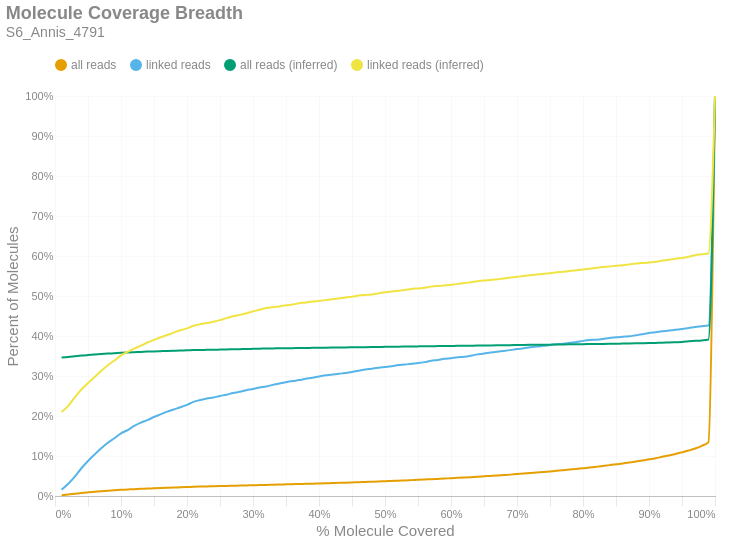

Write notebook code for a chart like this one.
### Markdown cell above
### Molecule Read Coverage
This chart shows molecule coverage breadth as computed by the number of bases aligned to that molecule. In other words, "*how much of each unique long molecule is actually sequenced/aligned?*" Keep in mind there is a distinction between sequences and alignments, since some sequences belonging to a particular molecule may not align well and wouldn't appear in the alignment data. This chart also shows molecule coverage breadth as computed by the *inferred fragment* from which the aligned sequences originate. Unlike read coverage, this calculation takes into account the total insert size, including unsequenced gaps between the forward and reverse reads. Like the previous figures, these are cumulative percents.

### Code cell
if SKIPLR:
    print_html(f"Skipped")
else:
    binned_df = consolidated_hist(valids['coverage_bp'], mask, 0.01, True)
    binned_df_inf = consolidated_hist(valids['coverage_inserts'], mask, 0.01, True)
    binned_df = binned_df.with_columns(pl.lit(binned_df_inf['all reads (cumsum)']).alias('all reads (inferred)'))
    binned_df = binned_df.with_columns(pl.lit(binned_df_inf['linked reads (cumsum)']).alias('linked reads (inferred)'))
    binned_df = binned_df.with_columns(
        (pl.col('bin').cast(pl.Float64) + 0.01).alias('right_edge')
    )

    with SafeRender(binned_df):
        (
            density_plot(binned_df, 'Molecule Coverage Breadth', samplename, 'molcov', ['all reads (inferred)','linked reads (inferred)'])
            .encode(
                #x=alt.X('bin:Q', title="% Molecule Covered").axis(format = '%').scale(padding=0),
                x=alt.X('right_edge:Q', title="% Molecule Covered").axis(format='%').scale(padding=0),
                y=alt.Y('value:Q', title='Percent of Molecules')
                    .axis(format='%')
                    .stack(False)
                    .scale(domainMin=0, padding=0),
                color=alt.Color("key:N").scale(domain = ["all reads", "linked reads", "all reads (inferred)", "linked reads (inferred)"]),
                tooltip = [
                    alt.Tooltip("key:N", title = "Data Type"),
                    alt.Tooltip("range_label:N", title="% Molecule Covered"),
                    alt.Tooltip("value:Q", format = ".2%", title="% Molecules")
                ]
            )
        ).display()

### Figure 1 — Vega-Lite specification as saved in the notebook (floating-point values rounded to 4 significant figures)
{"width": "container", "height": 400, "config": {"title": {"anchor": "start", "dy": -15, "fontSize": 18, "color": "#888888", "subtitleColor": "#888888", "subtitleFontSize": 14}, "arc": {"fill": "#0072B2"}, "axis": {"domainColor": "#888888", "domainWidth": 0.5, "gridWidth": 0.2, "grid": false, "titleFontWeight": 400, "titleFontSize": 15, "labelFontSize": 11, "labelColor": "#888888", "tickColor": "#888888", "tickWidth": 0.2, "titleColor": "#888888"}, "axisBand": {"grid": false}, "axisX": {"grid": true, "tickSize": 10, "domainCap": "round"}, "axisY": {"domain": false, "grid": true, "tickSize": 0, "domainCap": "round"}, "background": "transparent", "header": {"labelFontSize": 15, "labelColor": "#888888", "titleFontSize": 15, "titleFontWeight": 600, "titleColor": "#888888"}, "legend": {"labelFont": "sans-serif", "labelFontSize": 12, "labelColor": "#888888", "symbolSize": 100, "symbolType": "circle", "titleFontSize": 12, "titlePadding": 10, "titleColor": "#888888", "title": null, "orient": "top"}, "range": {"category": ["#E69F00", "#56B4E9", "#009E73", "#F0E442", "#0072B2", "#D55E00", "#CC79A7", "#000000"], "diverging": ["#cfe8f3", "#a2d4ec", "#73bfe2", "#46abdb", "#1696d2", "#12719e"]}, "area": {"fill": "#0072B2", "fillOpacity": 0.7, "line": true, "strokeOpacity": 0.7}, "line": {"color": "#0072B2", "stroke": "#0072B2", "strokeWidth": 2}, "trail": {"color": "#0072B2", "stroke": "#0072B2", "strokeWidth": 0, "size": 1}, "point": {"filled": true, "fillOpacity": 1.0, "size": 95}, "text": {"color": "#888888", "fontSize": 11, "align": "right", "fontWeight": 400, "size": 11}, "bar": {"fill": "#0072B2", "stroke": null}, "view": {"stroke": null, "continuousWidth": 660, "continuousHeight": 400}}, "data": {"name": "data-4856bef5107423177316126b7ff1e31f"}, "mark": {"type": "line", "interpolate": "monotone", "point": {"opacity": 0, "size": 275}}, "encoding": {"color": {"field": "key", "scale": {"domain": ["all reads", "linked reads", "all reads (inferred)", "linked reads (inferred)"]}, "type": "nominal"}, "tooltip": [{"field": "key", "title": "Data Type", "type": "nominal"}, {"field": "range_label", "title": "% Molecule Covered", "type": "nominal"}, {"field": "value", "format": ".2%", "title": "% Molecules", "type": "quantitative"}], "x": {"axis": {"format": "%"}, "field": "right_edge", "scale": {"padding": 0}, "title": "% Molecule Covered", "type": "quantitative"}, "y": {"axis": {"format": "%"}, "field": "value", "scale": {"domainMin": 0, "padding": 0}, "stack": false, "title": "Percent of Molecules", "type": "quantitative"}}, "params": [{"name": "param_c36ac31b6afebe62", "select": {"type": "point", "fields": ["key"]}, "bind": "legend"}], "title": {"text": "Molecule Coverage Breadth", "subtitle": "S6_Annis_4791"}, "transform": [{"fold": ["all reads (cumsum)", "linked reads (cumsum)", "all reads (inferred)", "linked reads (inferred)"]}, {"calculate": "replace(datum.key, ' (cumsum)', '')", "as": "key"}, {"filter": {"param": "param_c36ac31b6afebe62"}}], "usermeta": {"embedOptions": {"downloadFileName": "S6_Annis_4791.molcov"}}, "$schema": "https://vega.github.io/schema/vega-lite/v6.1.0.json", "datasets": {"data-4856bef5107423177316126b7ff1e31f": [{"bin": "0.0", "interval": "0.0-0.01", "all reads": 0.00182, "linked reads": 0.01537, "all reads (cumsum)": 0.00182, "linked reads (cumsum)": 0.01537, "range_label": "0.0-0.01", "all reads (inferred)": 0.3461, "linked reads (inferred)": 0.2098, "right_edge": 0.01}, {"bin": "0.01", "interval": "0.01-0.02", "all reads": 0.001874, "linked reads": 0.01507, "all reads (cumsum)": 0.003694, "linked reads (cumsum)": 0.03044, "range_label": "0.01-0.02", "all reads (inferred)": 0.3475, "linked reads (inferred)": 0.2253, "right_edge": 0.02}, {"bin": "0.02", "interval": "0.02-0.03", "all reads": 0.001885, "linked reads": 0.01791, "all reads (cumsum)": 0.005578, "linked reads (cumsum)": 0.04834, "range_label": "0.02-0.03", "all reads (inferred)": 0.3493, "linked reads (inferred)": 0.2468, "right_edge": 0.03}, {"bin": "0.03", "interval": "0.03-0.04", "all reads": 0.001961, "linked reads": 0.02104, "all reads (cumsum)": 0.007539, "linked reads (cumsum)": 0.06938, "range_label": "0.03-0.04", "all reads (inferred)": 0.351, "linked reads (inferred)": 0.2662, "right_edge": 0.04}, {"bin": "0.04", "interval": "0.04-0.05", "all reads": 0.001603, "linked reads": 0.0182, "all reads (cumsum)": 0.009142, "linked reads (cumsum)": 0.08759, "range_label": "0.04-0.05", "all reads (inferred)": 0.3524, "linked reads (inferred)": 0.2823, "right_edge": 0.05}, {"bin": "0.05", "interval": "0.05-0.06", "all reads": 0.001473, "linked reads": 0.01626, "all reads (cumsum)": 0.01062, "linked reads (cumsum)": 0.1038, "range_label": "0.05-0.06", "all reads (inferred)": 0.3536, "linked reads (inferred)": 0.2974, "right_edge": 0.06}, {"bin": "0.06", "interval": "0.06-0.07", "all reads": 0.001462, "linked reads": 0.01552, "all reads (cumsum)": 0.01208, "linked reads (cumsum)": 0.1194, "range_label": "0.06-0.07", "all reads (inferred)": 0.3548, "linked reads (inferred)": 0.3127, "right_edge": 0.07}, {"bin": "0.07", "interval": "0.07-0.08", "all reads": 0.001192, "linked reads": 0.01388, "all reads (cumsum)": 0.01327, "linked reads (cumsum)": 0.1332, "range_label": "0.07-0.08", "all reads (inferred)": 0.356, "linked reads (inferred)": 0.3269, "right_edge": 0.08}, {"bin": "0.08", "interval": "0.08-0.09", "all reads": 0.00104, "linked reads": 0.01119, "all reads (cumsum)": 0.01431, "linked reads (cumsum)": 0.1444, "range_label": "0.08-0.09", "all reads (inferred)": 0.357, "linked reads (inferred)": 0.3387, "right_edge": 0.09}, {"bin": "0.09", "interval": "0.09-0.1", "all reads": 0.001148, "linked reads": 0.01209, "all reads (cumsum)": 0.01546, "linked reads (cumsum)": 0.1565, "range_label": "0.09-0.1", "all reads (inferred)": 0.3581, "linked reads (inferred)": 0.3514, "right_edge": 0.1}, {"bin": "0.1", "interval": "0.1-0.11", "all reads": 0.0007799, "linked reads": 0.008356, "all reads (cumsum)": 0.01624, "linked reads (cumsum)": 0.1649, "range_label": "0.1-0.11", "all reads (inferred)": 0.359, "linked reads (inferred)": 0.3603, "right_edge": 0.11}, {"bin": "0.11", "interval": "0.11-0.12", "all reads": 0.0009207, "linked reads": 0.01015, "all reads (cumsum)": 0.01716, "linked reads (cumsum)": 0.175, "range_label": "0.11-0.12", "all reads (inferred)": 0.3597, "linked reads (inferred)": 0.3685, "right_edge": 0.12}, {"bin": "0.12", "interval": "0.12-0.13", "all reads": 0.0007366, "linked reads": 0.008207, "all reads (cumsum)": 0.01789, "linked reads (cumsum)": 0.1832, "range_label": "0.12-0.13", "all reads (inferred)": 0.3603, "linked reads (inferred)": 0.3759, "right_edge": 0.13}, {"bin": "0.13", "interval": "0.13-0.14", "all reads": 0.0006283, "linked reads": 0.006565, "all reads (cumsum)": 0.01852, "linked reads (cumsum)": 0.1898, "range_label": "0.13-0.14", "all reads (inferred)": 0.361, "linked reads (inferred)": 0.3838, "right_edge": 0.14}, {"bin": "0.14", "interval": "0.14-0.15", "all reads": 0.0007474, "linked reads": 0.00761, "all reads (cumsum)": 0.01927, "linked reads (cumsum)": 0.1974, "range_label": "0.14-0.15", "all reads (inferred)": 0.3616, "linked reads (inferred)": 0.3902, "right_edge": 0.15}, {"bin": "0.15", "interval": "0.15-0.16", "all reads": 0.0007041, "linked reads": 0.006714, "all reads (cumsum)": 0.01997, "linked reads (cumsum)": 0.2041, "range_label": "0.15-0.16", "all reads (inferred)": 0.3621, "linked reads (inferred)": 0.3967, "right_edge": 0.16}, {"bin": "0.16", "interval": "0.16-0.17", "all reads": 0.0006608, "linked reads": 0.006714, "all reads (cumsum)": 0.02063, "linked reads (cumsum)": 0.2108, "range_label": "0.16-0.17", "all reads (inferred)": 0.3627, "linked reads (inferred)": 0.4026, "right_edge": 0.17}, {"bin": "0.17", "interval": "0.17-0.18", "all reads": 0.0005741, "linked reads": 0.005521, "all reads (cumsum)": 0.02121, "linked reads (cumsum)": 0.2164, "range_label": "0.17-0.18", "all reads (inferred)": 0.3632, "linked reads (inferred)": 0.4084, "right_edge": 0.18}, {"bin": "0.18", "interval": "0.18-0.19", "all reads": 0.0005199, "linked reads": 0.005372, "all reads (cumsum)": 0.02173, "linked reads (cumsum)": 0.2217, "range_label": "0.18-0.19", "all reads (inferred)": 0.3637, "linked reads (inferred)": 0.4145, "right_edge": 0.19}, {"bin": "0.19", "interval": "0.19-0.2", "all reads": 0.0006174, "linked reads": 0.006118, "all reads (cumsum)": 0.02235, "linked reads (cumsum)": 0.2278, "range_label": "0.19-0.2", "all reads (inferred)": 0.3642, "linked reads (inferred)": 0.419, "right_edge": 0.2}, {"bin": "0.2", "interval": "0.2-0.21", "all reads": 0.0007149, "linked reads": 0.00761, "all reads (cumsum)": 0.02306, "linked reads (cumsum)": 0.2355, "range_label": "0.2-0.21", "all reads (inferred)": 0.3647, "linked reads (inferred)": 0.4255, "right_edge": 0.21}, {"bin": "0.21", "interval": "0.21-0.22", "all reads": 0.0004658, "linked reads": 0.004476, "all reads (cumsum)": 0.02353, "linked reads (cumsum)": 0.2399, "range_label": "0.21-0.22", "all reads (inferred)": 0.365, "linked reads (inferred)": 0.4294, "right_edge": 0.22}, {"bin": "0.22", "interval": "0.22-0.23", "all reads": 0.00039, "linked reads": 0.00373, "all reads (cumsum)": 0.02392, "linked reads (cumsum)": 0.2437, "range_label": "0.22-0.23", "all reads (inferred)": 0.3653, "linked reads (inferred)": 0.4323, "right_edge": 0.23}, {"bin": "0.23", "interval": "0.23-0.24", "all reads": 0.0004008, "linked reads": 0.002686, "all reads (cumsum)": 0.02432, "linked reads (cumsum)": 0.2463, "range_label": "0.23-0.24", "all reads (inferred)": 0.3657, "linked reads (inferred)": 0.4357, "right_edge": 0.24}, {"bin": "0.24", "interval": "0.24-0.25", "all reads": 0.00039, "linked reads": 0.00373, "all reads (cumsum)": 0.02471, "linked reads (cumsum)": 0.2501, "range_label": "0.24-0.25", "all reads (inferred)": 0.366, "linked reads (inferred)": 0.4397, "right_edge": 0.25}, {"bin": "0.25", "interval": "0.25-0.26", "all reads": 0.0003791, "linked reads": 0.003283, "all reads (cumsum)": 0.02509, "linked reads (cumsum)": 0.2534, "range_label": "0.25-0.26", "all reads (inferred)": 0.3664, "linked reads (inferred)": 0.4446, "right_edge": 0.26}, {"bin": "0.26", "interval": "0.26-0.27", "all reads": 0.0004874, "linked reads": 0.004029, "all reads (cumsum)": 0.02557, "linked reads (cumsum)": 0.2574, "range_label": "0.26-0.27", "all reads (inferred)": 0.3668, "linked reads (inferred)": 0.4493, "right_edge": 0.27}, {"bin": "0.27", "interval": "0.27-0.28", "all reads": 0.00039, "linked reads": 0.002984, "all reads (cumsum)": 0.02596, "linked reads (cumsum)": 0.2604, "range_label": "0.27-0.28", "all reads (inferred)": 0.3672, "linked reads (inferred)": 0.4528, "right_edge": 0.28}, {"bin": "0.28", "interval": "0.28-0.29", "all reads": 0.0004766, "linked reads": 0.004029, "all reads (cumsum)": 0.02644, "linked reads (cumsum)": 0.2644, "range_label": "0.28-0.29", "all reads (inferred)": 0.3675, "linked reads (inferred)": 0.457, "right_edge": 0.29}, {"bin": "0.29", "interval": "0.29-0.3", "all reads": 0.0003791, "linked reads": 0.002984, "all reads (cumsum)": 0.02682, "linked reads (cumsum)": 0.2674, "range_label": "0.29-0.3", "all reads (inferred)": 0.3679, "linked reads (inferred)": 0.4615, "right_edge": 0.3}, {"bin": "0.3", "interval": "0.3-0.31", "all reads": 0.0004549, "linked reads": 0.00373, "all reads (cumsum)": 0.02727, "linked reads (cumsum)": 0.2711, "range_label": "0.3-0.31", "all reads (inferred)": 0.3683, "linked reads (inferred)": 0.4658, "right_edge": 0.31}, {"bin": "0.31", "interval": "0.31-0.32", "all reads": 0.0004224, "linked reads": 0.002686, "all reads (cumsum)": 0.0277, "linked reads (cumsum)": 0.2738, "range_label": "0.31-0.32", "all reads (inferred)": 0.3687, "linked reads (inferred)": 0.4699, "right_edge": 0.32}, {"bin": "0.32", "interval": "0.32-0.33", "all reads": 0.0005633, "linked reads": 0.004029, "all reads (cumsum)": 0.02826, "linked reads (cumsum)": 0.2778, "range_label": "0.32-0.33", "all reads (inferred)": 0.369, "linked reads (inferred)": 0.4722, "right_edge": 0.33}, {"bin": "0.33", "interval": "0.33-0.34", "all reads": 0.0004874, "linked reads": 0.003283, "all reads (cumsum)": 0.02875, "linked reads (cumsum)": 0.2811, "range_label": "0.33-0.34", "all reads (inferred)": 0.3692, "linked reads (inferred)": 0.474, "right_edge": 0.34}, {"bin": "0.34", "interval": "0.34-0.35", "all reads": 0.0004224, "linked reads": 0.003432, "all reads (cumsum)": 0.02917, "linked reads (cumsum)": 0.2845, "range_label": "0.34-0.35", "all reads (inferred)": 0.3695, "linked reads (inferred)": 0.4769, "right_edge": 0.35}, {"bin": "0.35", "interval": "0.35-0.36", "all reads": 0.0004333, "linked reads": 0.002835, "all reads (cumsum)": 0.0296, "linked reads (cumsum)": 0.2874, "range_label": "0.35-0.36", "all reads (inferred)": 0.3696, "linked reads (inferred)": 0.4787, "right_edge": 0.36}, {"bin": "0.36", "interval": "0.36-0.37", "all reads": 0.0003683, "linked reads": 0.002387, "all reads (cumsum)": 0.02997, "linked reads (cumsum)": 0.2898, "range_label": "0.36-0.37", "all reads (inferred)": 0.37, "linked reads (inferred)": 0.4819, "right_edge": 0.37}, {"bin": "0.37", "interval": "0.37-0.38", "all reads": 0.0004874, "linked reads": 0.003432, "all reads (cumsum)": 0.03046, "linked reads (cumsum)": 0.2932, "range_label": "0.37-0.38", "all reads (inferred)": 0.3701, "linked reads (inferred)": 0.4837, "right_edge": 0.38}, {"bin": "0.38", "interval": "0.38-0.39", "all reads": 0.0004224, "linked reads": 0.002238, "all reads (cumsum)": 0.03088, "linked reads (cumsum)": 0.2954, "range_label": "0.38-0.39", "all reads (inferred)": 0.3703, "linked reads (inferred)": 0.4861, "right_edge": 0.39}, {"bin": "0.39", "interval": "0.39-0.4", "all reads": 0.0005524, "linked reads": 0.003581, "all reads (cumsum)": 0.03143, "linked reads (cumsum)": 0.299, "range_label": "0.39-0.4", "all reads (inferred)": 0.3705, "linked reads (inferred)": 0.4878, "right_edge": 0.4}, {"bin": "0.4", "interval": "0.4-0.41", "all reads": 0.0005091, "linked reads": 0.002835, "all reads (cumsum)": 0.03194, "linked reads (cumsum)": 0.3019, "range_label": "0.4-0.41", "all reads (inferred)": 0.3707, "linked reads (inferred)": 0.4897, "right_edge": 0.41}, {"bin": "0.41", "interval": "0.41-0.42", "all reads": 0.0004224, "linked reads": 0.001641, "all reads (cumsum)": 0.03237, "linked reads (cumsum)": 0.3035, "range_label": "0.41-0.42", "all reads (inferred)": 0.3709, "linked reads (inferred)": 0.4916, "right_edge": 0.42}, {"bin": "0.42", "interval": "0.42-0.43", "all reads": 0.0004766, "linked reads": 0.002387, "all reads (cumsum)": 0.03284, "linked reads (cumsum)": 0.3059, "range_label": "0.42-0.43", "all reads (inferred)": 0.3712, "linked reads (inferred)": 0.4939, "right_edge": 0.43}, {"bin": "0.43", "interval": "0.43-0.44", "all reads": 0.0004008, "linked reads": 0.001492, "all reads (cumsum)": 0.03324, "linked reads (cumsum)": 0.3074, "range_label": "0.43-0.44", "all reads (inferred)": 0.3714, "linked reads (inferred)": 0.4964, "right_edge": 0.44}, {"bin": "0.44", "interval": "0.44-0.45", "all reads": 0.0006174, "linked reads": 0.002835, "all reads (cumsum)": 0.03386, "linked reads (cumsum)": 0.3102, "range_label": "0.44-0.45", "all reads (inferred)": 0.3717, "linked reads (inferred)": 0.4984, "right_edge": 0.45}, {"bin": "0.45", "interval": "0.45-0.46", "all reads": 0.0005958, "linked reads": 0.003133, "all reads (cumsum)": 0.03446, "linked reads (cumsum)": 0.3133, "range_label": "0.45-0.46", "all reads (inferred)": 0.372, "linked reads (inferred)": 0.501, "right_edge": 0.46}, {"bin": "0.46", "interval": "0.46-0.47", "all reads": 0.0006608, "linked reads": 0.002835, "all reads (cumsum)": 0.03512, "linked reads (cumsum)": 0.3162, "range_label": "0.46-0.47", "all reads (inferred)": 0.3721, "linked reads (inferred)": 0.5027, "right_edge": 0.47}, {"bin": "0.47", "interval": "0.47-0.48", "all reads": 0.0005524, "linked reads": 0.002238, "all reads (cumsum)": 0.03567, "linked reads (cumsum)": 0.3184, "range_label": "0.47-0.48", "all reads (inferred)": 0.3723, "linked reads (inferred)": 0.504, "right_edge": 0.48}, {"bin": "0.48", "interval": "0.48-0.49", "all reads": 0.0006066, "linked reads": 0.002387, "all reads (cumsum)": 0.03628, "linked reads (cumsum)": 0.3208, "range_label": "0.48-0.49", "all reads (inferred)": 0.3726, "linked reads (inferred)": 0.5066, "right_edge": 0.49}, {"bin": "0.49", "interval": "0.49-0.5", "all reads": 0.0008341, "linked reads": 0.001791, "all reads (cumsum)": 0.03711, "linked reads (cumsum)": 0.3226, "range_label": "0.49-0.5", "all reads (inferred)": 0.3729, "linked reads (inferred)": 0.5091, "right_edge": 0.5}, {"bin": "0.5", "interval": "0.5-0.51", "all reads": 0.0006066, "linked reads": 0.001791, "all reads (cumsum)": 0.03772, "linked reads (cumsum)": 0.3244, "range_label": "0.5-0.51", "all reads (inferred)": 0.3731, "linked reads (inferred)": 0.511, "right_edge": 0.51}, {"bin": "0.51", "interval": "0.51-0.52", "all reads": 0.0006932, "linked reads": 0.002835, "all reads (cumsum)": 0.03841, "linked reads (cumsum)": 0.3272, "range_label": "0.51-0.52", "all reads (inferred)": 0.3734, "linked reads (inferred)": 0.5128, "right_edge": 0.52}, {"bin": "0.52", "interval": "0.52-0.53", "all reads": 0.0005741, "linked reads": 0.001343, "all reads (cumsum)": 0.03898, "linked reads (cumsum)": 0.3286, "range_label": "0.52-0.53", "all reads (inferred)": 0.3736, "linked reads (inferred)": 0.5149, "right_edge": 0.53}, {"bin": "0.53", "interval": "0.53-0.54", "all reads": 0.0007041, "linked reads": 0.002089, "all reads (cumsum)": 0.03969, "linked reads (cumsum)": 0.3306, "range_label": "0.53-0.54", "all reads (inferred)": 0.3739, "linked reads (inferred)": 0.5178, "right_edge": 0.54}, {"bin": "0.54", "interval": "0.54-0.55", "all reads": 0.0006932, "linked reads": 0.001641, "all reads (cumsum)": 0.04038, "linked reads (cumsum)": 0.3323, "range_label": "0.54-0.55", "all reads (inferred)": 0.3741, "linked reads (inferred)": 0.5189, "right_edge": 0.55}, {"bin": "0.55", "interval": "0.55-0.56", "all reads": 0.0008232, "linked reads": 0.002387, "all reads (cumsum)": 0.0412, "linked reads (cumsum)": 0.3347, "range_label": "0.55-0.56", "all reads (inferred)": 0.3743, "linked reads (inferred)": 0.5209, "right_edge": 0.56}, {"bin": "0.56", "interval": "0.56-0.57", "all reads": 0.0008666, "linked reads": 0.003283, "all reads (cumsum)": 0.04207, "linked reads (cumsum)": 0.338, "range_label": "0.56-0.57", "all reads (inferred)": 0.3745, "linked reads (inferred)": 0.5234, "right_edge": 0.57}, {"bin": "0.57", "interval": "0.57-0.58", "all reads": 0.0007257, "linked reads": 0.002238, "all reads (cumsum)": 0.0428, "linked reads (cumsum)": 0.3402, "range_label": "0.57-0.58", "all reads (inferred)": 0.3747, "linked reads (inferred)": 0.5251, "right_edge": 0.58}, {"bin": "0.58", "interval": "0.58-0.59", "all reads": 0.0007366, "linked reads": 0.002686, "all reads (cumsum)": 0.04353, "linked reads (cumsum)": 0.3429, "range_label": "0.58-0.59", "all reads (inferred)": 0.3749, "linked reads (inferred)": 0.5264, "right_edge": 0.59}, {"bin": "0.59", "interval": "0.59-0.6", "all reads": 0.001018, "linked reads": 0.001641, "all reads (cumsum)": 0.04455, "linked reads (cumsum)": 0.3445, "range_label": "0.59-0.6", "all reads (inferred)": 0.3751, "linked reads (inferred)": 0.5279, "right_edge": 0.6}, {"bin": "0.6", "interval": "0.6-0.61", "all reads": 0.0007907, "linked reads": 0.002089, "all reads (cumsum)": 0.04534, "linked reads (cumsum)": 0.3466, "range_label": "0.6-0.61", "all reads (inferred)": 0.3754, "linked reads (inferred)": 0.5297, "right_edge": 0.61}, {"bin": "0.61", "interval": "0.61-0.62", "all reads": 0.0008666, "linked reads": 0.001343, "all reads (cumsum)": 0.04621, "linked reads (cumsum)": 0.348, "range_label": "0.61-0.62", "all reads (inferred)": 0.3756, "linked reads (inferred)": 0.5324, "right_edge": 0.62}, {"bin": "0.62", "interval": "0.62-0.63", "all reads": 0.0009424, "linked reads": 0.002686, "all reads (cumsum)": 0.04715, "linked reads (cumsum)": 0.3506, "range_label": "0.62-0.63", "all reads (inferred)": 0.3758, "linked reads (inferred)": 0.5343, "right_edge": 0.63}, {"bin": "0.63", "interval": "0.63-0.64", "all reads": 0.001148, "linked reads": 0.003432, "all reads (cumsum)": 0.0483, "linked reads (cumsum)": 0.3541, "range_label": "0.63-0.64", "all reads (inferred)": 0.3761, "linked reads (inferred)": 0.5367, "right_edge": 0.64}, {"bin": "0.64", "interval": "0.64-0.65", "all reads": 0.0009749, "linked reads": 0.00194, "all reads (cumsum)": 0.04927, "linked reads (cumsum)": 0.356, "range_label": "0.64-0.65", "all reads (inferred)": 0.3763, "linked reads (inferred)": 0.5386, "right_edge": 0.65}, {"bin": "0.65", "interval": "0.65-0.66", "all reads": 0.0009532, "linked reads": 0.002686, "all reads (cumsum)": 0.05023, "linked reads (cumsum)": 0.3587, "range_label": "0.65-0.66", "all reads (inferred)": 0.3765, "linked reads (inferred)": 0.5401, "right_edge": 0.66}, {"bin": "0.66", "interval": "0.66-0.67", "all reads": 0.0009749, "linked reads": 0.002089, "all reads (cumsum)": 0.0512, "linked reads (cumsum)": 0.3608, "range_label": "0.66-0.67", "all reads (inferred)": 0.3767, "linked reads (inferred)": 0.5421, "right_edge": 0.67}, {"bin": "0.67", "interval": "0.67-0.68", "all reads": 0.001127, "linked reads": 0.001791, "all reads (cumsum)": 0.05233, "linked reads (cumsum)": 0.3626, "range_label": "0.67-0.68", "all reads (inferred)": 0.3768, "linked reads (inferred)": 0.5439, "right_edge": 0.68}, {"bin": "0.68", "interval": "0.68-0.69", "all reads": 0.001105, "linked reads": 0.002089, "all reads (cumsum)": 0.05343, "linked reads (cumsum)": 0.3647, "range_label": "0.68-0.69", "all reads (inferred)": 0.3771, "linked reads (inferred)": 0.5461, "right_edge": 0.69}, {"bin": "0.69", "interval": "0.69-0.7", "all reads": 0.001376, "linked reads": 0.002686, "all reads (cumsum)": 0.05481, "linked reads (cumsum)": 0.3674, "range_label": "0.69-0.7", "all reads (inferred)": 0.3773, "linked reads (inferred)": 0.5479, "right_edge": 0.7}, {"bin": "0.7", "interval": "0.7-0.71", "all reads": 0.001181, "linked reads": 0.00194, "all reads (cumsum)": 0.05599, "linked reads (cumsum)": 0.3693, "range_label": "0.7-0.71", "all reads (inferred)": 0.3776, "linked reads (inferred)": 0.5503, "right_edge": 0.71}, {"bin": "0.71", "interval": "0.71-0.72", "all reads": 0.001322, "linked reads": 0.002387, "all reads (cumsum)": 0.05731, "linked reads (cumsum)": 0.3717, "range_label": "0.71-0.72", "all reads (inferred)": 0.3778, "linked reads (inferred)": 0.5519, "right_edge": 0.72}, {"bin": "0.72", "interval": "0.72-0.73", "all reads": 0.00143, "linked reads": 0.002089, "all reads (cumsum)": 0.05874, "linked reads (cumsum)": 0.3738, "range_label": "0.72-0.73", "all reads (inferred)": 0.378, "linked reads (inferred)": 0.5537, "right_edge": 0.73}, {"bin": "0.73", "interval": "0.73-0.74", "all reads": 0.001343, "linked reads": 0.001641, "all reads (cumsum)": 0.06009, "linked reads (cumsum)": 0.3754, "range_label": "0.73-0.74", "all reads (inferred)": 0.3783, "linked reads (inferred)": 0.5557, "right_edge": 0.74}, {"bin": "0.74", "interval": "0.74-0.75", "all reads": 0.001441, "linked reads": 0.002089, "all reads (cumsum)": 0.06153, "linked reads (cumsum)": 0.3775, "range_label": "0.74-0.75", "all reads (inferred)": 0.3784, "linked reads (inferred)": 0.5571, "right_edge": 0.75}, {"bin": "0.75", "interval": "0.75-0.76", "all reads": 0.001365, "linked reads": 0.001791, "all reads (cumsum)": 0.06289, "linked reads (cumsum)": 0.3793, "range_label": "0.75-0.76", "all reads (inferred)": 0.3787, "linked reads (inferred)": 0.5591, "right_edge": 0.76}, {"bin": "0.76", "interval": "0.76-0.77", "all reads": 0.00156, "linked reads": 0.001343, "all reads (cumsum)": 0.06445, "linked reads (cumsum)": 0.3806, "range_label": "0.76-0.77", "all reads (inferred)": 0.3789, "linked reads (inferred)": 0.5607, "right_edge": 0.77}, {"bin": "0.77", "interval": "0.77-0.78", "all reads": 0.001614, "linked reads": 0.002387, "all reads (cumsum)": 0.06606, "linked reads (cumsum)": 0.383, "range_label": "0.77-0.78", "all reads (inferred)": 0.3791, "linked reads (inferred)": 0.5624, "right_edge": 0.78}, {"bin": "0.78", "interval": "0.78-0.79", "all reads": 0.001603, "linked reads": 0.002089, "all reads (cumsum)": 0.06767, "linked reads (cumsum)": 0.3851, "range_label": "0.78-0.79", "all reads (inferred)": 0.3793, "linked reads (inferred)": 0.5645, "right_edge": 0.79}, {"bin": "0.79", "interval": "0.79-0.8", "all reads": 0.001831, "linked reads": 0.002686, "all reads (cumsum)": 0.0695, "linked reads (cumsum)": 0.3878, "range_label": "0.79-0.8", "all reads (inferred)": 0.3796, "linked reads (inferred)": 0.5664, "right_edge": 0.8}, {"bin": "0.8", "interval": "0.8-0.81", "all reads": 0.001549, "linked reads": 0.002089, "all reads (cumsum)": 0.07105, "linked reads (cumsum)": 0.3899, "range_label": "0.8-0.81", "all reads (inferred)": 0.3798, "linked reads (inferred)": 0.5683, "right_edge": 0.81}, {"bin": "0.81", "interval": "0.81-0.82", "all reads": 0.001863, "linked reads": 0.001044, "all reads (cumsum)": 0.07291, "linked reads (cumsum)": 0.3909, "range_label": "0.81-0.82", "all reads (inferred)": 0.3801, "linked reads (inferred)": 0.5704, "right_edge": 0.82}, {"bin": "0.82", "interval": "0.82-0.83", "all reads": 0.001917, "linked reads": 0.001791, "all reads (cumsum)": 0.07483, "linked reads (cumsum)": 0.3927, "range_label": "0.82-0.83", "all reads (inferred)": 0.3803, "linked reads (inferred)": 0.5724, "right_edge": 0.83}, {"bin": "0.83", "interval": "0.83-0.84", "all reads": 0.00234, "linked reads": 0.002387, "all reads (cumsum)": 0.07717, "linked reads (cumsum)": 0.3951, "range_label": "0.83-0.84", "all reads (inferred)": 0.3805, "linked reads (inferred)": 0.5739, "right_edge": 0.84}, {"bin": "0.84", "interval": "0.84-0.85", "all reads": 0.002199, "linked reads": 0.001492, "all reads (cumsum)": 0.07937, "linked reads (cumsum)": 0.3966, "range_label": "0.84-0.85", "all reads (inferred)": 0.3808, "linked reads (inferred)": 0.5756, "right_edge": 0.85}, {"bin": "0.85", "interval": "0.85-0.86", "all reads": 0.001896, "linked reads": 0.001492, "all reads (cumsum)": 0.08126, "linked reads (cumsum)": 0.3981, "range_label": "0.85-0.86", "all reads (inferred)": 0.381, "linked reads (inferred)": 0.577, "right_edge": 0.86}, {"bin": "0.86", "interval": "0.86-0.87", "all reads": 0.002307, "linked reads": 0.001194, "all reads (cumsum)": 0.08357, "linked reads (cumsum)": 0.3993, "range_label": "0.86-0.87", "all reads (inferred)": 0.3814, "linked reads (inferred)": 0.5791, "right_edge": 0.87}, {"bin": "0.87", "interval": "0.87-0.88", "all reads": 0.002665, "linked reads": 0.002387, "all reads (cumsum)": 0.08623, "linked reads (cumsum)": 0.4017, "range_label": "0.87-0.88", "all reads (inferred)": 0.3817, "linked reads (inferred)": 0.581, "right_edge": 0.88}, {"bin": "0.88", "interval": "0.88-0.89", "all reads": 0.002784, "linked reads": 0.002537, "all reads (cumsum)": 0.08902, "linked reads (cumsum)": 0.4042, "range_label": "0.88-0.89", "all reads (inferred)": 0.382, "linked reads (inferred)": 0.5822, "right_edge": 0.89}, {"bin": "0.89", "interval": "0.89-0.9", "all reads": 0.002578, "linked reads": 0.003133, "all reads (cumsum)": 0.0916, "linked reads (cumsum)": 0.4073, "range_label": "0.89-0.9", "all reads (inferred)": 0.3822, "linked reads (inferred)": 0.584, "right_edge": 0.9}, {"bin": "0.9", "interval": "0.9-0.91", "all reads": 0.002816, "linked reads": 0.00194, "all reads (cumsum)": 0.09441, "linked reads (cumsum)": 0.4093, "range_label": "0.9-0.91", "all reads (inferred)": 0.3828, "linked reads (inferred)": 0.5855, "right_edge": 0.91}, {"bin": "0.91", "interval": "0.91-0.92", "all reads": 0.003455, "linked reads": 0.002387, "all reads (cumsum)": 0.09787, "linked reads (cumsum)": 0.4117, "range_label": "0.91-0.92", "all reads (inferred)": 0.3834, "linked reads (inferred)": 0.5885, "right_edge": 0.92}, {"bin": "0.92", "interval": "0.92-0.93", "all reads": 0.003358, "linked reads": 0.001791, "all reads (cumsum)": 0.1012, "linked reads (cumsum)": 0.4135, "range_label": "0.92-0.93", "all reads (inferred)": 0.3838, "linked reads (inferred)": 0.5904, "right_edge": 0.93}, {"bin": "0.93", "interval": "0.93-0.94", "all reads": 0.003694, "linked reads": 0.002089, "all reads (cumsum)": 0.1049, "linked reads (cumsum)": 0.4155, "range_label": "0.93-0.94", "all reads (inferred)": 0.3843, "linked reads (inferred)": 0.5934, "right_edge": 0.94}, {"bin": "0.94", "interval": "0.94-0.95", "all reads": 0.004224, "linked reads": 0.00194, "all reads (cumsum)": 0.1091, "linked reads (cumsum)": 0.4175, "range_label": "0.94-0.95", "all reads (inferred)": 0.3848, "linked reads (inferred)": 0.5952, "right_edge": 0.95}, {"bin": "0.95", "interval": "0.95-0.96", "all reads": 0.004419, "linked reads": 0.002238, "all reads (cumsum)": 0.1136, "linked reads (cumsum)": 0.4197, "range_label": "0.95-0.96", "all reads (inferred)": 0.3871, "linked reads (inferred)": 0.5982, "right_edge": 0.96}, {"bin": "0.96", "interval": "0.96-0.97", "all reads": 0.005113, "linked reads": 0.002835, "all reads (cumsum)": 0.1187, "linked reads (cumsum)": 0.4226, "range_label": "0.96-0.97", "all reads (inferred)": 0.3879, "linked reads (inferred)": 0.6021, "right_edge": 0.97}, {"bin": "0.97", "interval": "0.97-0.98", "all reads": 0.006835, "linked reads": 0.00194, "all reads (cumsum)": 0.1255, "linked reads (cumsum)": 0.4245, "range_label": "0.97-0.98", "all reads (inferred)": 0.3889, "linked reads (inferred)": 0.6041, "right_edge": 0.98}, {"bin": "0.98", "interval": "0.98-0.99", "all reads": 0.008492, "linked reads": 0.00194, "all reads (cumsum)": 0.134, "linked reads (cumsum)": 0.4264, "range_label": "0.98-0.99", "all reads (inferred)": 0.3911, "linked reads (inferred)": 0.6062, "right_edge": 0.99}, {"bin": "0.99", "interval": "0.99-1.0", "all reads": 0.866, "linked reads": 0.5736, "all reads (cumsum)": 1.0, "linked reads (cumsum)": 1.0, "range_label": "0.99-1.0", "all reads (inferred)": 1.0, "linked reads (inferred)": 1.0, "right_edge": 1.0}]}}
